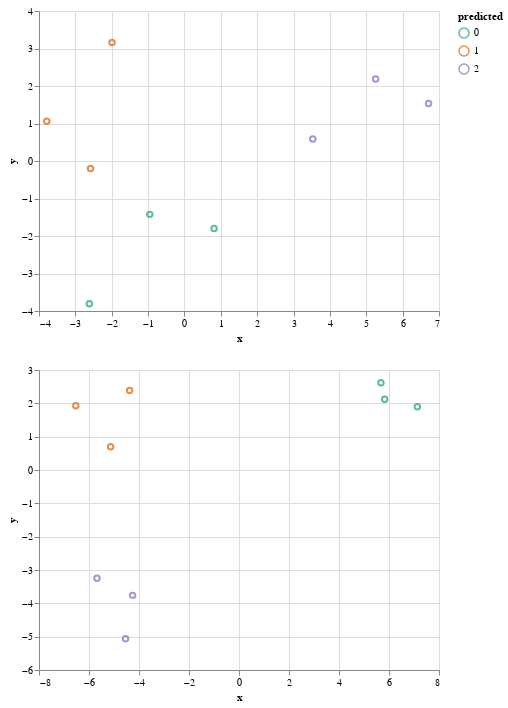

Here is the notebook cell this chart was saved with:
### Code cell
triplets, responses = datasets.make_random_triplets(data.xs, result_format="list-boolean", size=50, random_state=10)
print(f"using {responses.size} triplets")
unified_triplets = unify_triplet_order(triplets, responses)

## tangles
# cuts = triplets_to_stochastic_matrix_cuts(unified_triplets, iterations=2, threshhold=1.5)
cuts = triplets_to_majority_neighbour_cuts(unified_triplets, radius=1.0, randomize_tie=False)
tangles = OrdinalTangles(agreement=2)
y_tangles = tangles.fit_predict(cuts)
print(f"NMI Tangles: {normalized_mutual_info_score(y_tangles, data.ys)} ({np.unique(y_tangles).sum()})")
soe_kmeans = SoeKmeans(embedding_dimension=2, n_clusters=3)
y_soe_kmeans = soe_kmeans.fit_predict(triplets, responses)
print(f"NMI SOE-Kmeans: {normalized_mutual_info_score(y_soe_kmeans, data.ys)}")
p.assignments(soe_kmeans.embedding_, data.ys) & p.assignments(data.xs, y_soe_kmeans)

### Figure 1 — Vega-Lite specification as saved in the notebook (floating-point values rounded to 4 significant figures)
{"config": {"view": {"continuousWidth": 400, "continuousHeight": 300}}, "vconcat": [{"data": {"name": "data-22fef85f3815a5cd125e19b189b52296"}, "mark": "point", "encoding": {"color": {"type": "nominal", "field": "predicted", "scale": {"scheme": "dark2"}}, "x": {"type": "quantitative", "field": "x"}, "y": {"type": "quantitative", "field": "y"}}}, {"data": {"name": "data-11d3fdec92823ce7f7680d7d0d833ebf"}, "mark": "point", "encoding": {"color": {"type": "nominal", "field": "predicted", "scale": {"scheme": "dark2"}}, "x": {"type": "quantitative", "field": "x"}, "y": {"type": "quantitative", "field": "y"}}}], "$schema": "https://vega.github.io/schema/vega-lite/v4.8.1.json", "datasets": {"data-22fef85f3815a5cd125e19b189b52296": [{"x": 0.8147, "y": -1.801, "predicted": 0}, {"x": -2.616, "y": -3.804, "predicted": 0}, {"x": -0.9534, "y": -1.423, "predicted": 0}, {"x": -2.583, "y": -0.2014, "predicted": 1}, {"x": -3.787, "y": 1.059, "predicted": 1}, {"x": -1.991, "y": 3.162, "predicted": 1}, {"x": 5.257, "y": 2.185, "predicted": 2}, {"x": 6.714, "y": 1.532, "predicted": 2}, {"x": 3.529, "y": 0.5872, "predicted": 2}], "data-11d3fdec92823ce7f7680d7d0d833ebf": [{"x": -4.376, "y": 2.388, "predicted": 1}, {"x": -6.528, "y": 1.927, "predicted": 1}, {"x": -5.135, "y": 0.6985, "predicted": 1}, {"x": -4.255, "y": -3.761, "predicted": 2}, {"x": -5.681, "y": -3.249, "predicted": 2}, {"x": -4.538, "y": -5.06, "predicted": 2}, {"x": 5.678, "y": 2.616, "predicted": 0}, {"x": 7.134, "y": 1.9, "predicted": 0}, {"x": 5.828, "y": 2.122, "predicted": 0}]}}
